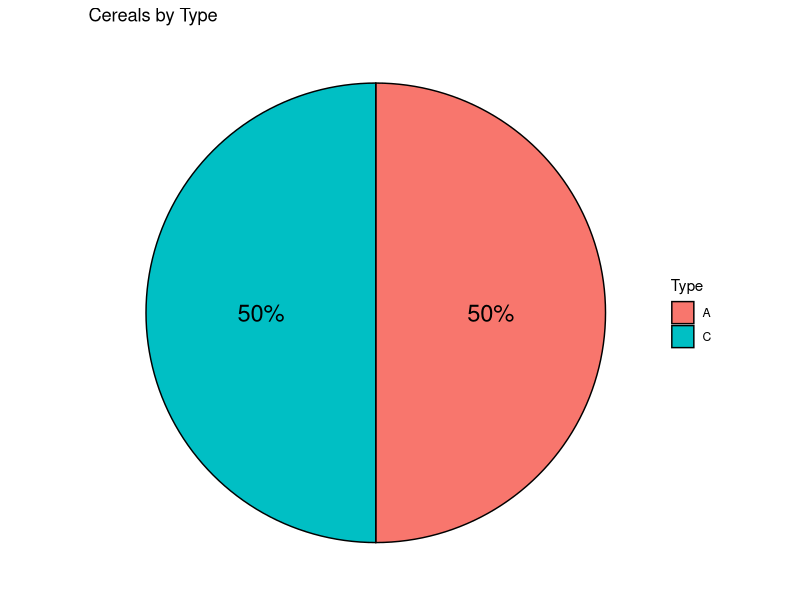
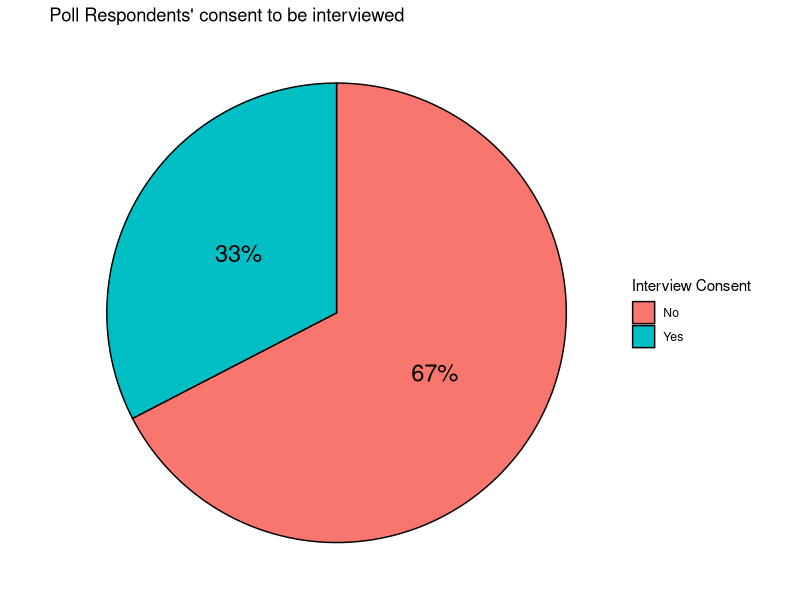
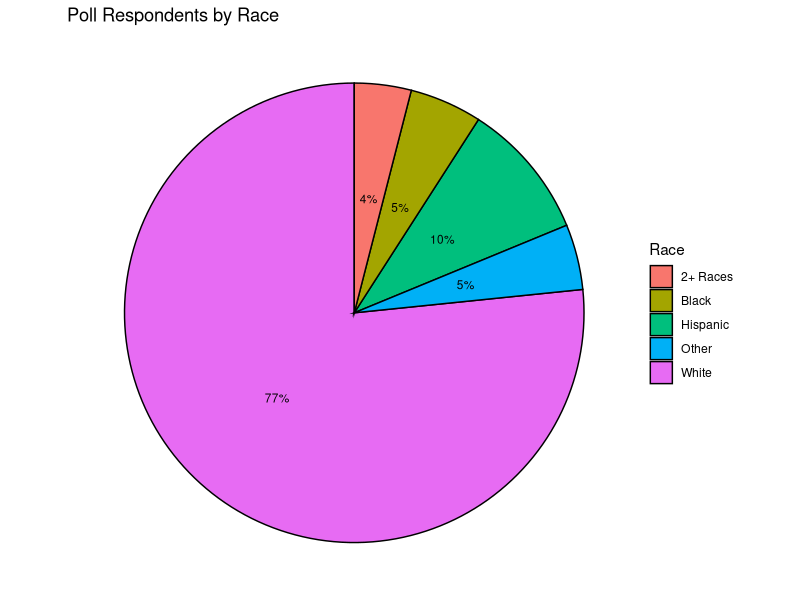

Write R code to recreate these figures, in order.
## ---- chunk 1
#| label: setup
#| warning: false
#| message: false
#| include: false

library(tidyverse)
library(purrr)
library(ggplot2)

knitr::opts_chunk$set(echo = TRUE, warning=FALSE, message=FALSE)
## ---- chunk 2
n <- 100 # sample size
m <- seq(1,10) # means 
samps <- map(m,rnorm,n=n) 
## ---- chunk 3
samps %>%
  map_dbl(mean)
## ---- chunk 4
# Function call to read a csv files and mutating any dataset as required
cereal_df <- read_csv("_data/cereal.csv")
abc_poll_2021 <- read_csv("_data/abc_poll_2021.csv")
abc_poll_2021 <- mutate(abc_poll_2021, is_hispanic = !str_detect(ppethm, "Non-Hispanic"), pprace = str_split(ppethm, ",", simplify = TRUE)[,1])
abc_poll_2021 <- mutate(abc_poll_2021, `Interview Consent` = case_when(str_detect(Contact, "Yes") ~ "Yes",
                                                                     str_detect(Contact, "No") ~ "No"
                                                                     ))
abc_poll_2021 <- rename(abc_poll_2021, Race = pprace)

## ---- chunk 5
# Function definition for plotting pie chart
plot_pie_chart <- function(input_df, category_var, chart_title) {

  # Mutating the dataset
  split_by_type <- count(input_df, across(all_of(category_var))) %>% arrange(-n) %>% mutate(prop = round(-n*100/sum(n),1), lab.ypos = cumsum(prop) - 0.5*prop)
  split_by_type$label <- paste0(round(-split_by_type$prop), "%")
  
  textsize = (10/nrow(split_by_type)) + 1

  # Creating a pie chart
  ggplot(split_by_type, 
       aes(x = 1,
           y = prop,
           fill = .data[[category_var]])) + 
  geom_bar(width = 1,
           stat = "identity", 
           color = "black") +
  geom_text(
    aes(label=label), position = position_stack(vjust=0.5),
            color = "black",
            size = textsize) +
  coord_polar("y",
              start = 0
              ) +
  theme_void() +
  labs(title = chart_title)  
  
}
## ---- chunk 6
# Creating individual lists of all input parameters
df_list <- list(cereal_df, abc_poll_2021, abc_poll_2021)
category_var_list <- list("Type", "Interview Consent", "Race")
chart_titles <- list("Cereals by Type", "Poll Respondents' consent to be interviewed", "Poll Respondents by Race")

# Combining all the above parameters lists into a single named list
t <- list(input_df = df_list, category_var = category_var_list, chart_title = chart_titles)  

# Calling the map function
pmap(t, plot_pie_chart, .progress = FALSE)
